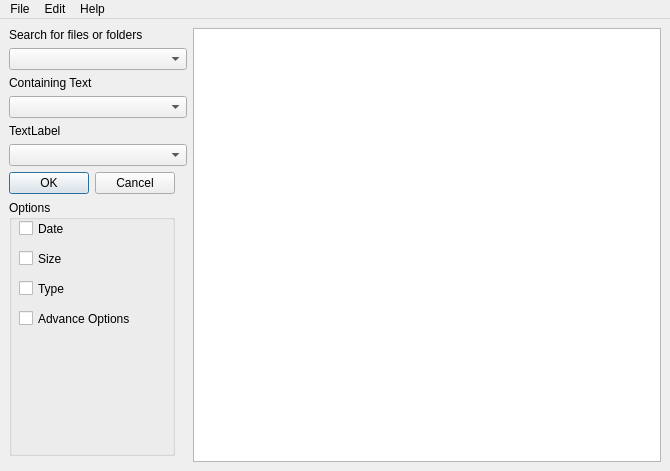
<?xml version="1.0" encoding="UTF-8"?>
<ui version="4.0">
 <class>MainWindow</class>
 <widget class="QMainWindow" name="MainWindow">
  <property name="geometry">
   <rect>
    <x>0</x>
    <y>0</y>
    <width>670</width>
    <height>471</height>
   </rect>
  </property>
  <property name="windowTitle">
   <string>MainWindow</string>
  </property>
  <widget class="QWidget" name="centralwidget">
   <property name="sizePolicy">
    <sizepolicy hsizetype="Minimum" vsizetype="Minimum">
     <horstretch>0</horstretch>
     <verstretch>0</verstretch>
    </sizepolicy>
   </property>
   <layout class="QGridLayout" name="gridLayout">
    <item row="0" column="3" rowspan="9">
     <widget class="QTreeView" name="treeView"/>
    </item>
    <item row="1" column="0" colspan="3">
     <widget class="QComboBox" name="comboBox">
      <property name="sizePolicy">
       <sizepolicy hsizetype="Ignored" vsizetype="Maximum">
        <horstretch>0</horstretch>
        <verstretch>0</verstretch>
       </sizepolicy>
      </property>
     </widget>
    </item>
    <item row="0" column="0">
     <widget class="QLabel" name="label">
      <property name="sizePolicy">
       <sizepolicy hsizetype="Fixed" vsizetype="Fixed">
        <horstretch>0</horstretch>
        <verstretch>0</verstretch>
       </sizepolicy>
      </property>
      <property name="text">
       <string>Search for files or folders</string>
      </property>
     </widget>
    </item>
    <item row="3" column="0" colspan="3">
     <widget class="QComboBox" name="comboBox_2">
      <property name="enabled">
       <bool>true</bool>
      </property>
      <property name="sizePolicy">
       <sizepolicy hsizetype="Minimum" vsizetype="Maximum">
        <horstretch>0</horstretch>
        <verstretch>0</verstretch>
       </sizepolicy>
      </property>
     </widget>
    </item>
    <item row="4" column="0">
     <widget class="QLabel" name="label_3">
      <property name="sizePolicy">
       <sizepolicy hsizetype="Fixed" vsizetype="Maximum">
        <horstretch>0</horstretch>
        <verstretch>0</verstretch>
       </sizepolicy>
      </property>
      <property name="text">
       <string>TextLabel</string>
      </property>
     </widget>
    </item>
    <item row="2" column="0" colspan="3">
     <widget class="QLabel" name="label_2">
      <property name="sizePolicy">
       <sizepolicy hsizetype="Fixed" vsizetype="Fixed">
        <horstretch>0</horstretch>
        <verstretch>0</verstretch>
       </sizepolicy>
      </property>
      <property name="text">
       <string>Containing Text</string>
      </property>
     </widget>
    </item>
    <item row="5" column="0" colspan="3">
     <widget class="QComboBox" name="comboBox_3">
      <property name="sizePolicy">
       <sizepolicy hsizetype="Preferred" vsizetype="Maximum">
        <horstretch>0</horstretch>
        <verstretch>0</verstretch>
       </sizepolicy>
      </property>
     </widget>
    </item>
    <item row="7" column="0">
     <widget class="QGroupBox" name="groupBox">
      <property name="sizePolicy">
       <sizepolicy hsizetype="Minimum" vsizetype="Expanding">
        <horstretch>0</horstretch>
        <verstretch>0</verstretch>
       </sizepolicy>
      </property>
      <property name="title">
       <string>Options</string>
      </property>
      <widget class="QCheckBox" name="checkBox">
       <property name="geometry">
        <rect>
         <x>10</x>
         <y>20</y>
         <width>70</width>
         <height>17</height>
        </rect>
       </property>
       <property name="text">
        <string>Date</string>
       </property>
      </widget>
      <widget class="QCheckBox" name="checkBox_2">
       <property name="geometry">
        <rect>
         <x>10</x>
         <y>50</y>
         <width>70</width>
         <height>17</height>
        </rect>
       </property>
       <property name="text">
        <string>Size</string>
       </property>
      </widget>
      <widget class="QCheckBox" name="checkBox_3">
       <property name="geometry">
        <rect>
         <x>10</x>
         <y>80</y>
         <width>70</width>
         <height>17</height>
        </rect>
       </property>
       <property name="text">
        <string>Type</string>
       </property>
      </widget>
      <widget class="QCheckBox" name="checkBox_4">
       <property name="geometry">
        <rect>
         <x>10</x>
         <y>110</y>
         <width>131</width>
         <height>17</height>
        </rect>
       </property>
       <property name="text">
        <string>Advance Options</string>
       </property>
      </widget>
     </widget>
    </item>
    <item row="6" column="0">
     <widget class="QDialogButtonBox" name="buttonBox">
      <property name="sizePolicy">
       <sizepolicy hsizetype="Fixed" vsizetype="Fixed">
        <horstretch>0</horstretch>
        <verstretch>0</verstretch>
       </sizepolicy>
      </property>
      <property name="standardButtons">
       <set>QDialogButtonBox::Cancel|QDialogButtonBox::Ok</set>
      </property>
     </widget>
    </item>
   </layout>
  </widget>
  <widget class="QMenuBar" name="menubar">
   <property name="geometry">
    <rect>
     <x>0</x>
     <y>0</y>
     <width>670</width>
     <height>21</height>
    </rect>
   </property>
   <widget class="QMenu" name="menuFile">
    <property name="title">
     <string>File</string>
    </property>
    <addaction name="actionOpen"/>
    <addaction name="separator"/>
    <addaction name="actionSearch_from_a_specific_Folder"/>
   </widget>
   <widget class="QMenu" name="menuEdit">
    <property name="title">
     <string>Edit</string>
    </property>
    <addaction name="actionCut"/>
    <addaction name="actionCopy"/>
    <addaction name="actionPaste"/>
    <addaction name="separator"/>
   </widget>
   <widget class="QMenu" name="menuHelp">
    <property name="title">
     <string>Help</string>
    </property>
    <addaction name="actionAbout"/>
    <addaction name="separator"/>
   </widget>
   <addaction name="menuFile"/>
   <addaction name="menuEdit"/>
   <addaction name="menuHelp"/>
  </widget>
  <action name="actionOpen">
   <property name="text">
    <string>Open</string>
   </property>
  </action>
  <action name="actionSearch_from_a_specific_Folder">
   <property name="text">
    <string>Search from a specific Folder</string>
   </property>
  </action>
  <action name="actionCut">
   <property name="text">
    <string>Cut</string>
   </property>
  </action>
  <action name="actionCopy">
   <property name="text">
    <string>Copy (Ctrl +C)</string>
   </property>
  </action>
  <action name="actionPaste">
   <property name="text">
    <string>Paste (Ctrl + P)</string>
   </property>
  </action>
  <action name="actionAbout">
   <property name="text">
    <string>About</string>
   </property>
  </action>
 </widget>
 <resources/>
 <connections/>
</ui>
